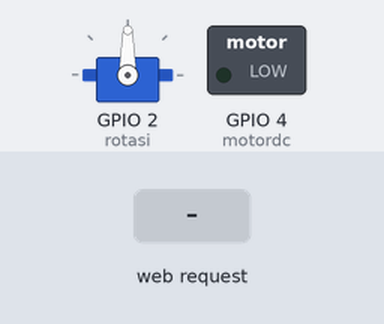
Simulated run of this sketch. Board: ESP8266 (NodeMCU). Parts: servo, switched loads named in the sketch (green lamp = pin HIGH). The inputs (shaded band) are chosen by the test bench. WiFi joins after 1.5 s; servers stay silent unless stated; what the sketch prints to the serial monitor is not drawn.

Above: at 2.7 s.
2.8 s: HTTP request GET /mati received
At 3.7 s:
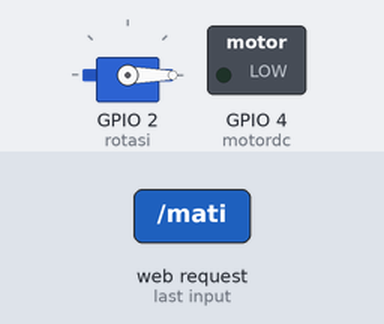
4.3 s: HTTP request GET /nyala received
At 9.5 s:
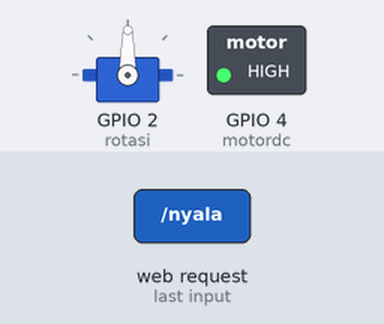
Timing chart, 0 to 11.0 s (numbered marks = the images above; inputs shaded):
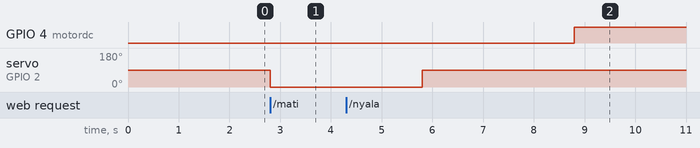

Measured:
- after the input at 2.8 s, servo on GPIO 2 (rotasi): 90° → 0° at once
- after the input at 4.3 s, GPIO 4 (motordc): LOW → HIGH after 4.5 s instead of 1.5 s; servo on GPIO 2 (rotasi): 0° → 90° after 1.5 s

The sketch:

API.ino
```cpp
#include <ESP8266WiFi.h>
#include <WiFiClient.h>
#include <ESP8266WebServer.h>
#include <Servo.h>

// Buat variabel yang diperlukan
const char* ssid = "realme C11 2021"; // ganti dengan nama SSID
const char* password = "nsaf123,,"; // ganti dengan kata sandi
ESP8266WebServer server(80); // buat objek server dengan port 80

Servo myservo;
const int rotasi = 2;

int motordc = 4;

void relai(int aktif){
  digitalWrite(motordc, aktif);
}

// Buat fungsi untuk menghandle request dari klien
void handleNyala() {
 server.send(200, "text/plain", "success nyala");
 myservo.write(90);
 relai(0);
 delay(3000);
 relai(1);
}

void handleMati() {
 server.send(200, "text/plain", "success mati");
// digitalWrite(led1, LOW);
 myservo.write(0);
 relai(0);
 delay(3000);
 relai(1);
}

void setup() {
 Serial.begin(115200); // Mulai komunikasi serial
 WiFi.begin(ssid, password); // Mulai koneksi WiFi
 pinMode(motordc, OUTPUT);
 myservo.attach(rotasi);

 // Tunggu sampai terhubung dengan WiFi
 while (WiFi.status() != WL_CONNECTED) {
    delay(500);
    Serial.print(".");
 }

 // Print informasi IP di serial monitor
 Serial.println("");
 Serial.println("WiFi terhubung");
 Serial.print("Alamat IP: ");
 Serial.println(WiFi.localIP());

 // Buat endpoint API
 server.on("/nyala", handleNyala);
 server.on("/mati", handleMati);

 // Mulai server
 server.enableCORS(true);
 server.begin();
 Serial.println("Server berjalan");
}

void loop() {
 server.handleClient(); // Panggil fungsi handleClient untuk menangani klien yang mengakses API
}
```
